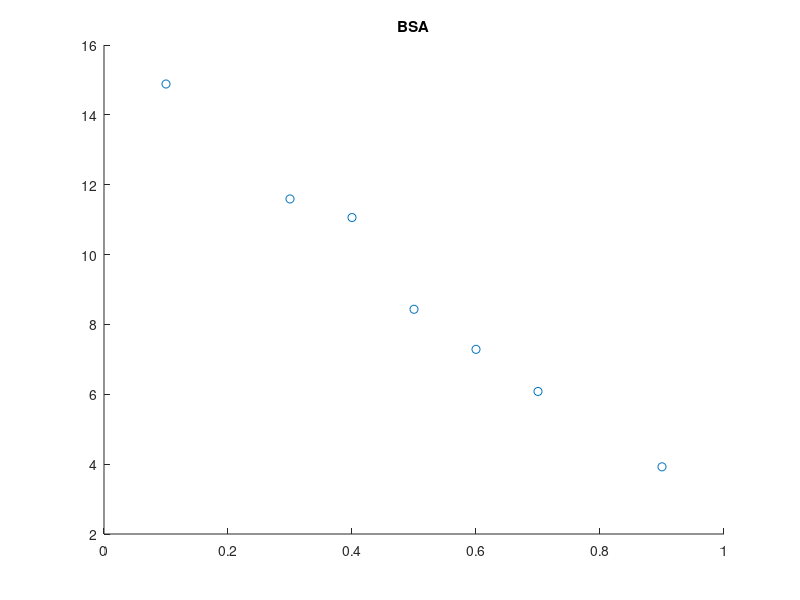
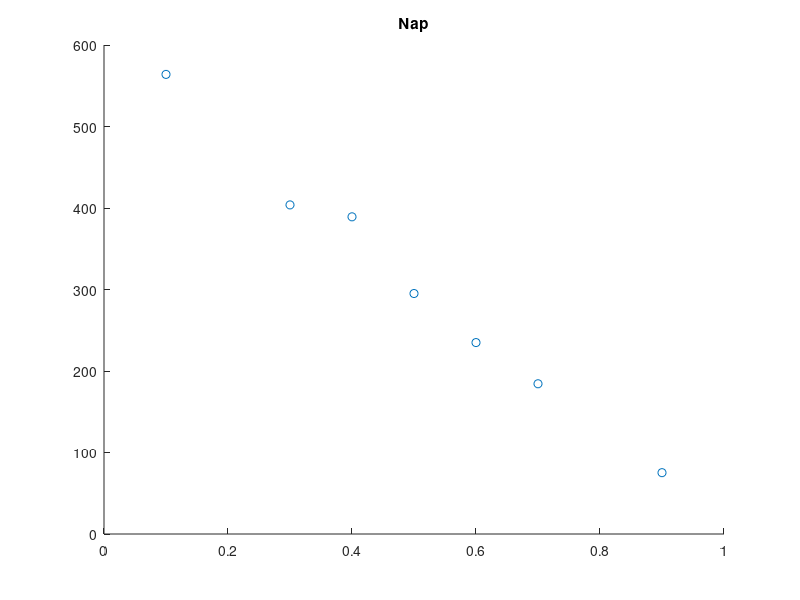
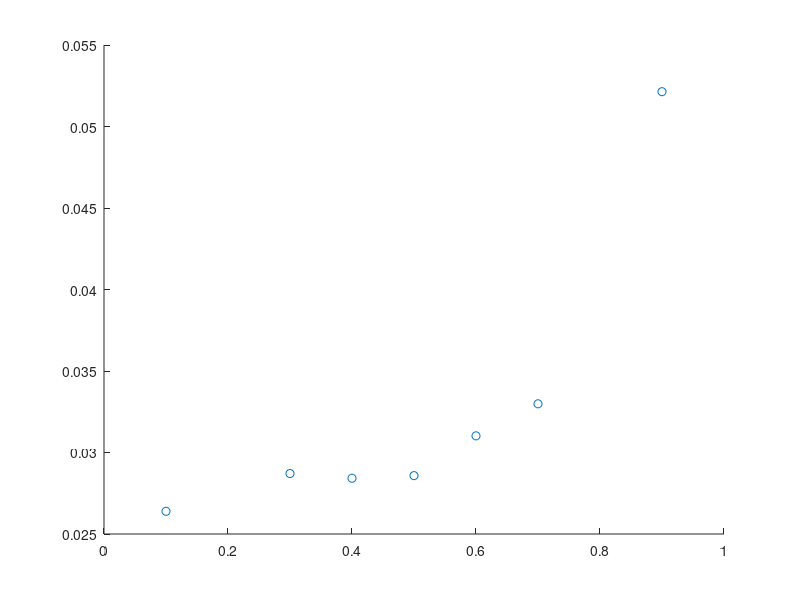

These charts were generated, in order, by the following MATLAB code:
clear
clc
close all

dil = 1000;

A = [44331,   2327.6; %extinction coefficients for BSA, Nap [e(280,BSA) e(280,Nap);
     1136.1,  1744];  %                                      e(331,BSA) e(331,Nap)];
 
B(:,1) = [1.9724; 1.0004]; %measured absorbances [A280; A331] 1:9
B(:,2) = [1.4538; 0.7174]; %measured absorbances [A280; A331] 3:7
B(:,3) = [1.3962; 0.6913]; %measured absorbances [A280; A331] 4:6
B(:,4) = [1.0607; 0.5242]; %measured absorbances [A280; A331] 5:5
B(:,5) = [0.86975;0.41792]; %measured absorbances [A280; A331]6:4
B(:,6) = [0.69865;0.3284]; %measured absorbances [A280; A331] 7:3
B(:,7) = [0.34909;0.1357]; %measured absorbances [A280; A331] 9:1

for n = 1:7;

x = A\B(:,n);
c(:,n) = x*1000*dil;   %[[BSA]; [Nap]] in mM, scaled by the dilution factor above
end

xaxis = [0.1 0.3 0.4 0.5 0.6 0.7 0.9];

figure
scatter(xaxis,c(1,:))
title('BSA')
figure
scatter(xaxis,c(2,:))
title('Nap')
figure
scatter(xaxis,c(1,:)./c(2,:))